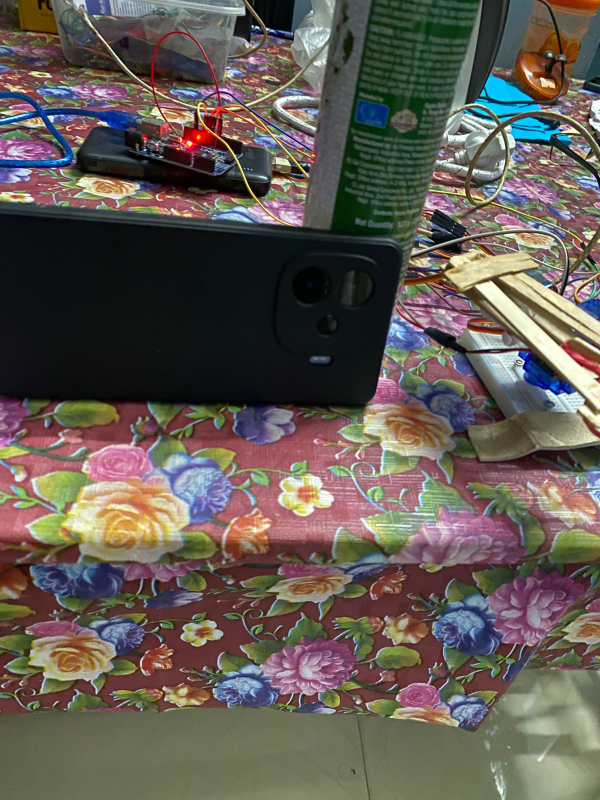
#> input picture camera and tracking system.jpg, 1200 x 1600 px, given in place of video, which was not available (shown at 1/2 size)
$ python Tracking.py
#> lines starting #> are read from the running program, lines starting #| are printed output that depends on the picture; after the words box and inside, x2 and y2 are one past the last pixel; in counts of white or black regions, pixels touching at a corner belong together; pictures that were not available may be replaced by others from this repository, and a replacement may not be noted
import cv2
import numpy as np
import serial
import time


# CAMERA

url = "http://10.45.60.18:8080/video"
cap = cv2.VideoCapture(url)


# SERIAL

arduino = serial.Serial('COM3', 115200)
time.sleep(2)


# CLICK SERVO

servo_angle = 75

def mouse_click(event, x, y, flags, param):
    global servo_angle

    if event == cv2.EVENT_LBUTTONDOWN:

        servo_angle = 0 if servo_angle == 75 else 75

        arduino.write(f"{servo_angle}\n".encode())

        print(f"Clicked at ({x}, {y})")
        print(f"Click Servo -> {servo_angle}")


# SETTINGS

fgbg = cv2.createBackgroundSubtractorMOG2(
    history=120,
    varThreshold=35
)

prev_x, prev_y = 320, 240
alpha = 0.3
Kp = 0.15

locked = False
lock_pos = (0, 0)


# WINDOW

cv2.namedWindow("LOCK + PREDICTION")
cv2.setMouseCallback("LOCK + PREDICTION", mouse_click)


# MAIN LOOP

while True:

    ret, frame = cap.read()
#> frame is the input picture: shape (1600, 1200, 3); mean B, G, R 83, 90.3, 98.2

    if not ret:
        continue

    frame = cv2.resize(frame, (640, 480))
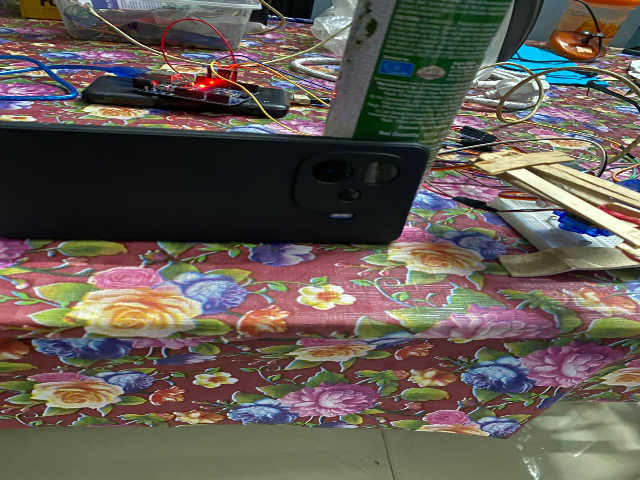
#> frame: shape (480, 640, 3); mean B, G, R 82.9, 90.2, 98.1

    h, w, _ = frame.shape
#> h = 480; w = 640
    center_x = w // 2
#> center_x = 320
    center_y = h // 2
#> center_y = 240

    fgmask = fgbg.apply(frame)
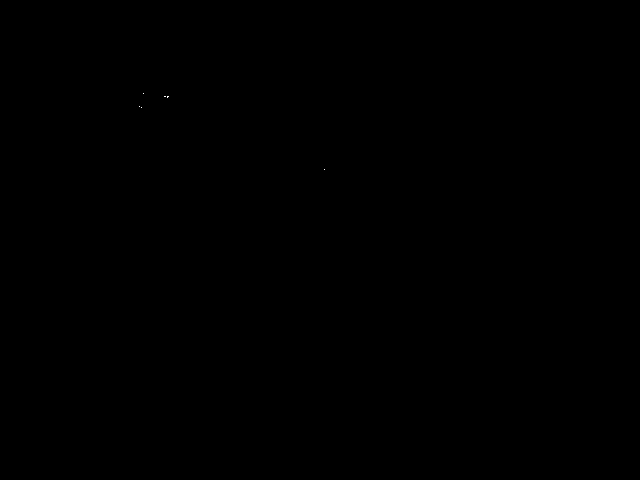
#> fgmask: shape (480, 640); values 127 (black) and 255 (white), 0% white in thin lines or dots, all inside (x1, y1, x2, y2) = (139, 93, 325, 170)

    kernel = np.ones((5, 5), np.uint8)

    fgmask = cv2.morphologyEx(
        fgmask,
        cv2.MORPH_OPEN,
        kernel
    )
#> fgmask: shape (480, 640); every value is 127

    fgmask = cv2.morphologyEx(
        fgmask,
        cv2.MORPH_DILATE,
        kernel
    )

    contours, _ = cv2.findContours(
        fgmask,
        cv2.RETR_EXTERNAL,
        cv2.CHAIN_APPROX_SIMPLE
    )
#> contours = [[[0, 0], [0, 479], [639, 479], [639, 0]]]

    target_found = False

    if contours:

        contours = sorted(
            contours,
            key=cv2.contourArea,
            reverse=True
        )

        for c in contours:

            if cv2.contourArea(c) < 500:
                continue

            x, y, w_box, h_box = cv2.boundingRect(c)

            cx = int(x + w_box / 2)
            cy = int(y + h_box / 2)

            if not locked:
                lock_pos = (cx, cy)
                locked = True

            dist = np.linalg.norm(
                np.array(lock_pos) -
                np.array((cx, cy))
            )

            if dist < 80:
                lock_pos = (cx, cy)
                target_found = True
                break
#> this loop made 1 pass
#> (c, x, y, w_box, h_box, cx, cy, locked) on pass 1: ([[0, 0], [0, 479], [639, 479], [639, 0]], 0, 0, 640, 480, 320, 240, True)
#> after the loop, locked = True

    if locked and target_found:

        cx, cy = lock_pos

        vx = cx - prev_x
#> vx = 0
        vy = cy - prev_y
#> vy = 0

        cx = int(cx + vx * 0.5)
        cy = int(cy + vy * 0.5)

        cx = int(prev_x + alpha * (cx - prev_x))
        cy = int(prev_y + alpha * (cy - prev_y))

        prev_x, prev_y = cx, cy
#> prev_x = 320; prev_y = 240

        error_x = cx - center_x
#> error_x = 0
        error_y = cy - center_y
#> error_y = 0

        if abs(error_x) < 20:
            error_x = 0

        if abs(error_y) < 20:
            error_y = 0

        servo_x = 90 - int(Kp * error_x)
        servo_y = 90 - int(Kp * error_y)

        servo_x = max(10, min(170, servo_x))
        servo_y = max(20, min(160, servo_y))

        arduino.write(
            f"{servo_x},{servo_y}\n".encode()
        )

        cv2.rectangle(
            frame,
            (cx - 20, cy - 20),
            (cx + 20, cy + 20),
            (0, 0, 255),
            2
        )

        cv2.putText(
            frame,
            "LOCKED",
            (20, 40),
            cv2.FONT_HERSHEY_SIMPLEX,
            0.7,
            (0, 0, 255),
            2
        )
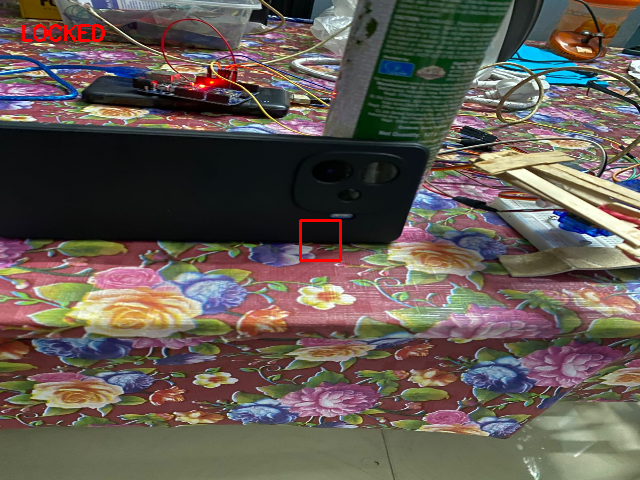
#> frame: shape (480, 640, 3); mean B, G, R 82.7, 90, 98.8

    else:
        locked = False

    cv2.circle(
        frame,
        (center_x, center_y),
        5,
        (255, 255, 255),
        -1
    )
#> frame: shape (480, 640, 3); 0.03% of pixels changed, all inside (x1, y1, x2, y2) = (315, 235, 326, 246)

    cv2.imshow("LOCK + PREDICTION", frame)

    key = cv2.waitKey(1)
#> (key Esc is pressed here)

    if key == ord('r'):
        locked = False

    if key == 27:
        break

cap.release()
arduino.close()
cv2.destroyAllWindows()

$ run again, on complete setup.jpg
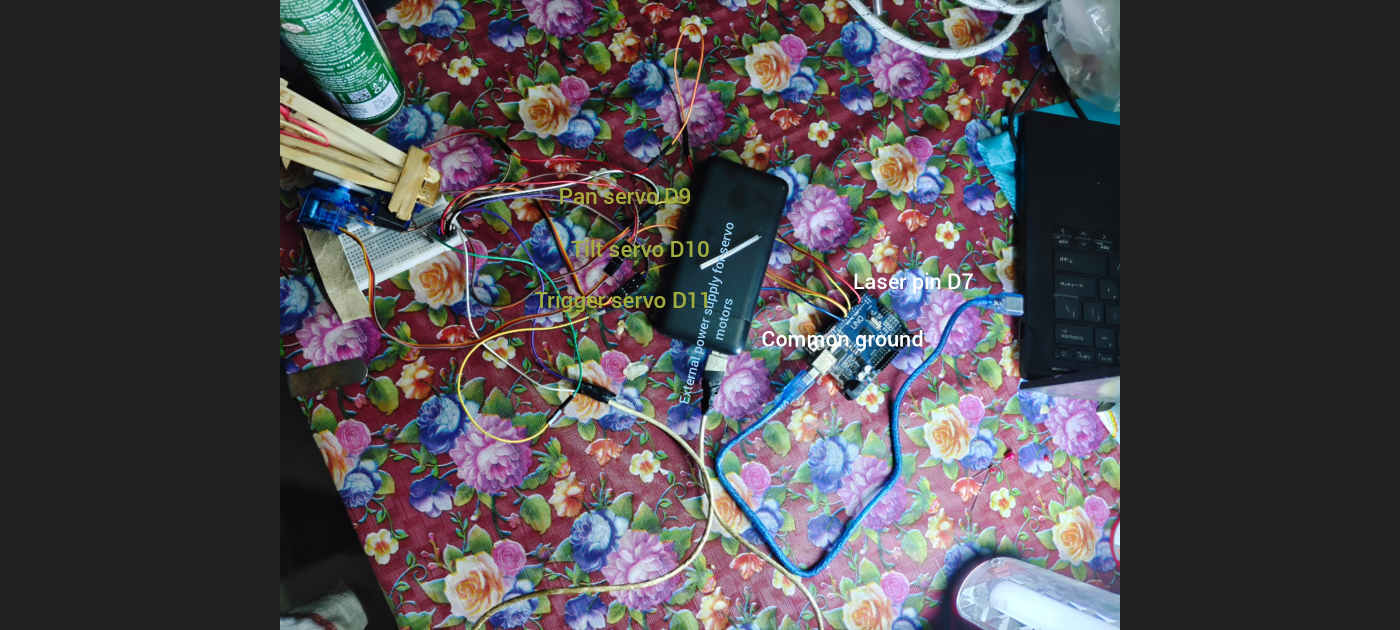
#> input picture complete setup.jpg, 2800 x 1260 px, given in place of video, which was not available (shown at 1/2 size)
#> frame is the input picture: shape (1260, 2800, 3); mean B, G, R 78.4, 73.9, 77.4
#> `frame = cv2.resize(frame, (640, 480))`:
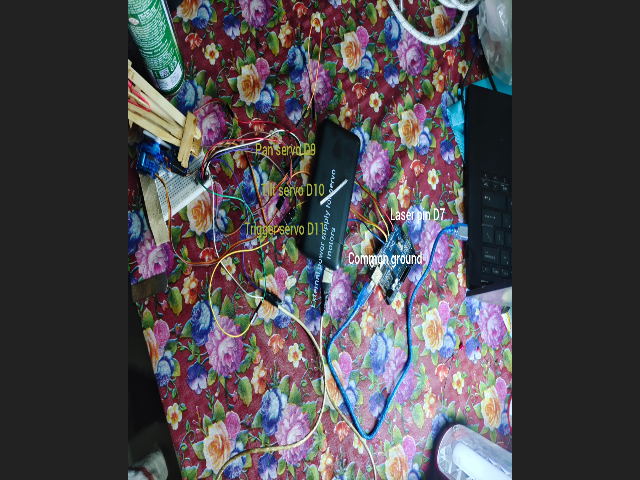
#> frame: shape (480, 640, 3); mean B, G, R 78.3, 73.9, 77.4
#> fgmask: shape (480, 640); every value is 127
#> contours = [[[0, 0], [0, 479], [639, 479], [639, 0]]]
#> the loop `for c in contours: ` made 1 pass
#> (c, x, y, w_box, h_box, cx, cy, locked) on pass 1: ([[0, 0], [0, 479], [639, 479], [639, 0]], 0, 0, 640, 480, 320, 240, True)
#> after the loop `for c in contours:`: locked = True
#> vx = 0
#> prev_x = 320; prev_y = 240
#> error_x = 0
#> `cv2.putText( frame, "LOCKED", (20, 40), cv2.FONT_HERSHEY_SIMPLEX, 0.7,..`:
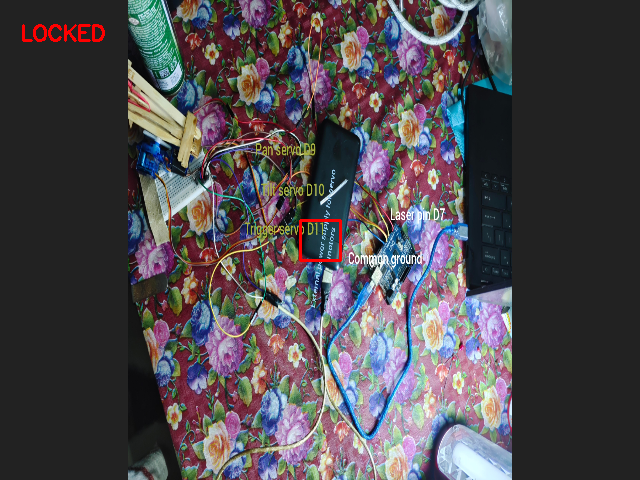
#> frame: shape (480, 640, 3); mean B, G, R 78.1, 73.7, 78.2

$ run again, on launcher and camera.jpg
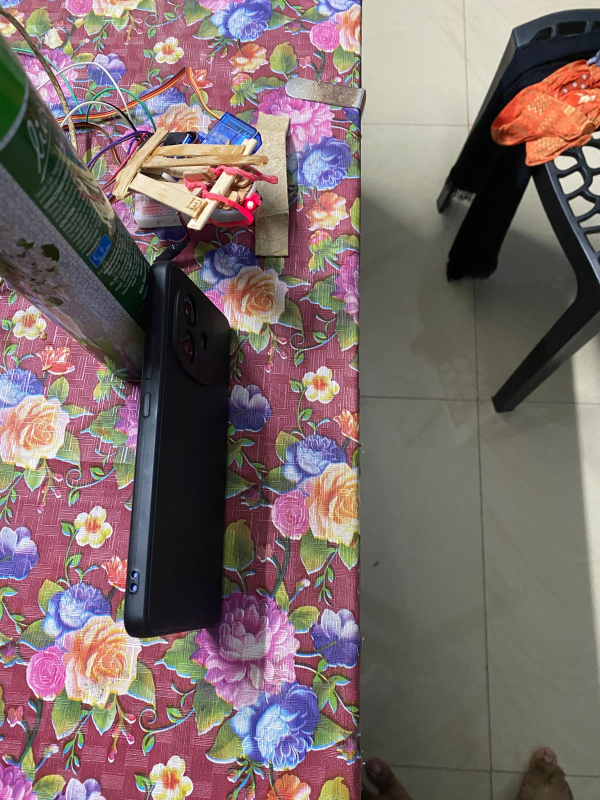
#> input picture launcher and camera.jpg, 1200 x 1600 px, given in place of video, which was not available (shown at 1/2 size)
#> frame is the input picture: shape (1600, 1200, 3); mean B, G, R 105.8, 106.8, 123.4
#> `frame = cv2.resize(frame, (640, 480))`:
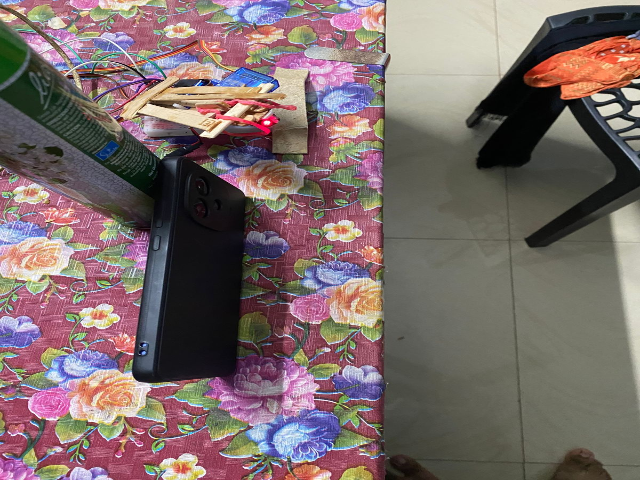
#> frame: shape (480, 640, 3); mean B, G, R 105.7, 106.7, 123.3
#> contours = [[[0, 0], [0, 479], [639, 479], [639, 0]]]
#> the loop `for c in contours: ` made 1 pass
#> (c, x, y, w_box, h_box, cx, cy, locked) on pass 1: ([[0, 0], [0, 479], [639, 479], [639, 0]], 0, 0, 640, 480, 320, 240, True)
#> after the loop `for c in contours:`: locked = True
#> vx = 0
#> prev_x = 320; prev_y = 240
#> error_x = 0
#> `cv2.putText( frame, "LOCKED", (20, 40), cv2.FONT_HERSHEY_SIMPLEX, 0.7,..`:
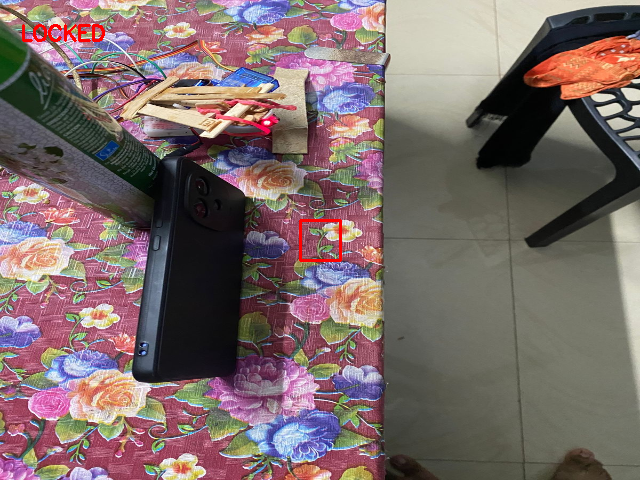
#> frame: shape (480, 640, 3); mean B, G, R 105.2, 106.2, 123.7
